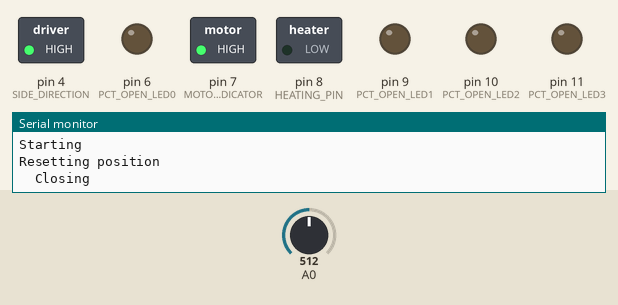
Recording of a sketch running on a simulated Arduino Uno, built with avr-gcc and run on an emulated ATmega328P. Shown: switched loads named in the sketch (green lamp = pin HIGH), output pins drawn as LEDs (lit = HIGH), the last lines printed to the serial monitor. The inputs (shaded band) are chosen by the test bench; at power-on: A0 = 512. Pins used as bus, display or sensor lines are not drawn.

Above: at 0.1 s.
At 9.1 s:
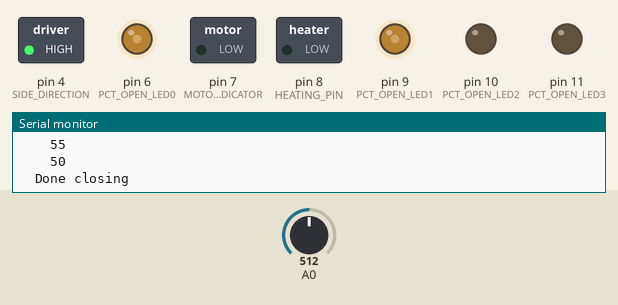
At 19.1 s:
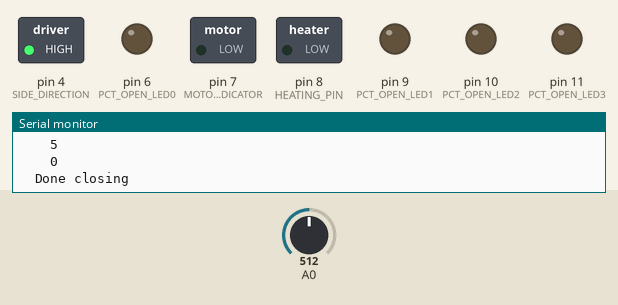
At 21.1 s:
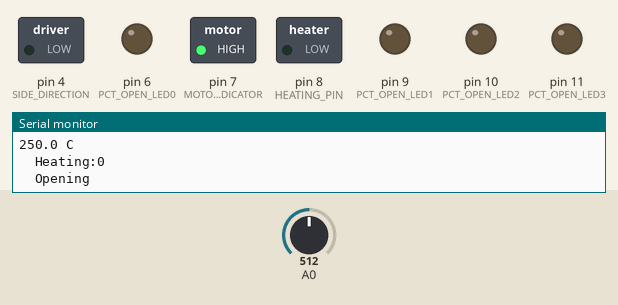
At 25.1 s:
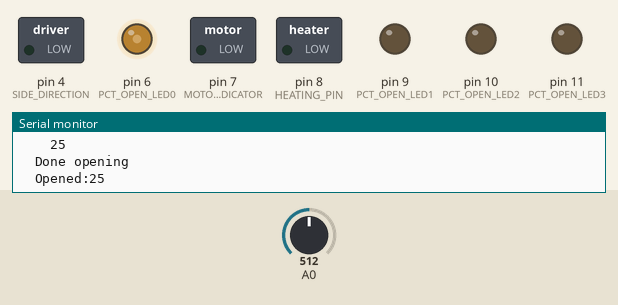
At 35.1 s:
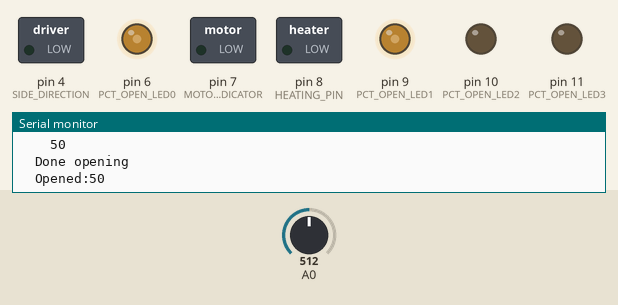
Timing chart, 0 to 36.6 s (numbered marks = the images above):
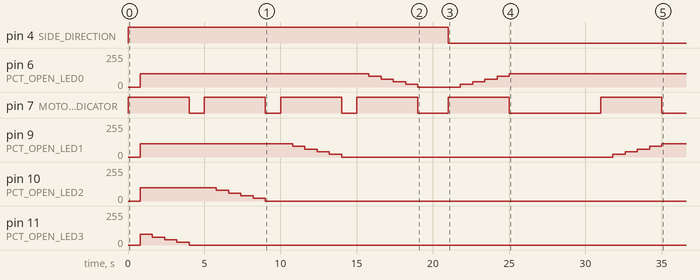

Measured:
- by itself, pin 4 (SIDE_DIRECTION): HIGH → LOW at 21.0 s
- by itself, pin 7 (MOTOR_ON_INDICATOR): goes 3 × (LOW 1.0 s, HIGH 4.0 s), LOW 2.0 s, HIGH 4.0 s, LOW 6.0 s, HIGH 4.0 s, then LOW
- by itself, pin 6 (PCT_OPEN_LED0): 100/255 → 80/255 at 15.8 s, → 60/255 0.80 s later, → 40/255 0.80 s later, → 20/255 0.80 s later, … (10 changes in this stretch)
- by itself, pin 9 (PCT_OPEN_LED1): 100/255 → 80/255 at 10.8 s, → 60/255 0.80 s later, → 40/255 0.80 s later, → 20/255 0.80 s later, … (10 changes in this stretch)

The sketch:

Controller.ino
```cpp
const int THERMOMETER_IN = 0;
const int TEMP_HEATING = 18;
const int TEMP_LOW = 19;
const int TEMP_HIGH = 21;

const int SIDE_POWER = 2;
const int SIDE_DIRECTION = 4;
const int MOTOR_ON_INDICATOR = 7;
const int HEATING_PIN = 8;

const int PCT_OPEN = 25;
const int PCT_OPEN_LED0 = 6;
const int PCT_OPEN_LED1 = 9;
const int PCT_OPEN_LED2 = 10;
const int PCT_OPEN_LED3 = 11;
const int NB_OF_STEPS_IN_ANIMATION = 5; // should be a divider of PCT_OPEN

const int CLOSE = HIGH;
const int OPEN = LOW;
const int ON = HIGH;
const int OFF = LOW;
const int ROTATION_TIME = 4000;
const int PAUSE_TIME = 1000;
const int SLEEPTIME = 6000; //60000 for one minute

int opened = 0;
boolean heating = false;
float greenhouseTemperature = 20.0;

void setup() {
  Serial.begin(9600);   // start serial port to show results
  Serial.println("Starting");
  pinMode(SIDE_POWER, OUTPUT); //defines pin as output
  digitalWrite(SIDE_POWER, LOW); //defines starting state of pin

  pinMode(SIDE_DIRECTION, OUTPUT);
  digitalWrite(SIDE_DIRECTION, LOW);

  pinMode(MOTOR_ON_INDICATOR, OUTPUT);
  digitalWrite(MOTOR_ON_INDICATOR, LOW);
  pinMode(HEATING_PIN, OUTPUT);
  digitalWrite(HEATING_PIN, LOW);

  pinMode(PCT_OPEN_LED0, OUTPUT);
  pinMode(PCT_OPEN_LED1, OUTPUT);
  pinMode(PCT_OPEN_LED2, OUTPUT);
  pinMode(PCT_OPEN_LED3, OUTPUT);

  Serial.println("Resetting position");
  opened = 100;
  for (int i=0; i<5; i++){
    closeSides();
    delay(PAUSE_TIME);
  }
  Serial.println("Resetting done");
}

float getTemp(int inPin){
  int vIn = analogRead(inPin);
  return (vIn * 500L) /1024.0; //using lm35 directly
}

void displayStatus(int pct){
  int led0 = 0;
  int led1 = 0;
  int led2 = 0;
  int led3 = 0;
  if (pct <= 25){
    led0 = pct * 4;
  }else{
    led0 = 100;
    if (pct <= 50){
      led1 = (pct-25) * 4;
    }else{
      led1 = 100;
      if (pct <= 75){
        led2 = (pct-50) * 4;
      }else{
        led2 = 100;
        if (pct <= 100){
          led3 = (pct-75) * 4;
        }
      }
    }
  }
  analogWrite(PCT_OPEN_LED0, led0);
  analogWrite(PCT_OPEN_LED1, led1);
  analogWrite(PCT_OPEN_LED2, led2);
  analogWrite(PCT_OPEN_LED3, led3);
}

void setOpenedStatus(int pctIncrease){
  opened += pctIncrease;
  if(opened < 0) {
    opened = 0;
  }else if (opened > 100){
    opened = 100;
  }
  Serial.print("    ");
  Serial.println(opened);
  displayStatus(opened);
}

void animate(int movement){
  for (int i=0; i < NB_OF_STEPS_IN_ANIMATION; i++){
      delay(ROTATION_TIME / NB_OF_STEPS_IN_ANIMATION);
      setOpenedStatus(movement * PCT_OPEN / NB_OF_STEPS_IN_ANIMATION);
    };
}

void openSides(){
  if(opened < 100){
    Serial.println("  Opening");
    digitalWrite(SIDE_POWER,ON);
    digitalWrite(SIDE_DIRECTION, OPEN);
    digitalWrite(MOTOR_ON_INDICATOR, HIGH);
    animate(1);
    digitalWrite(SIDE_POWER, OFF);
    digitalWrite(MOTOR_ON_INDICATOR, LOW);
    Serial.println("  Done opening");
  }
}

void closeSides(){
  if (opened > 0){
    Serial.println("  Closing");
    digitalWrite(SIDE_POWER, ON);
    digitalWrite(SIDE_DIRECTION, CLOSE);
    digitalWrite(MOTOR_ON_INDICATOR, HIGH);
    animate(-1);
    digitalWrite(SIDE_POWER, OFF);
    digitalWrite(MOTOR_ON_INDICATOR, LOW);
    Serial.println("  Done closing");
  }
}

void formatAndPrintTemp(float measuredTemperature){
  char str_temp[6];
  char temperature[10];
  dtostrf(measuredTemperature, 4, 1, str_temp);
  sprintf(temperature, "%s C",str_temp);
  Serial.println(temperature);
}

void setHeater(int heaterCommand){
  if ((heaterCommand == ON) && (heating == false)){
    Serial.println("  Start heating");
    heating = true;
    digitalWrite(HEATING_PIN, heaterCommand);
  }else if ((heaterCommand == OFF) && (heating == true)){
    Serial.println("  Stop heating");
    heating = false;
    digitalWrite(HEATING_PIN, heaterCommand);
  }else{
    Serial.print("  Heating:");
    Serial.println(heating);
  }
}

void loop() {
  greenhouseTemperature = getTemp(THERMOMETER_IN);
  formatAndPrintTemp(greenhouseTemperature);

  if (greenhouseTemperature <= TEMP_HEATING){
    setHeater(ON);
  }else{
    setHeater(OFF);
  }

  if ((greenhouseTemperature > TEMP_HEATING) && (greenhouseTemperature < TEMP_LOW)){
    closeSides();
  }else if(greenhouseTemperature > TEMP_HIGH){
    openSides();
  }
  Serial.print("  Opened:");
  Serial.println(opened);
  delay(SLEEPTIME);
}
```
